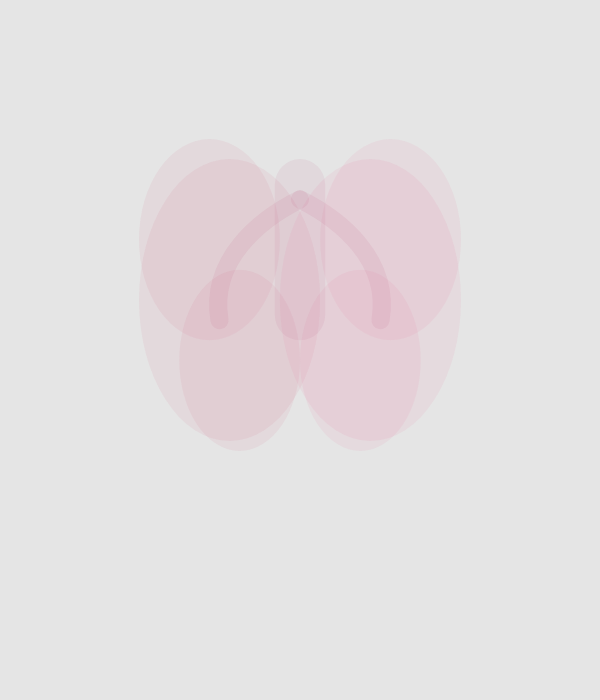
Frame 1 (no input)
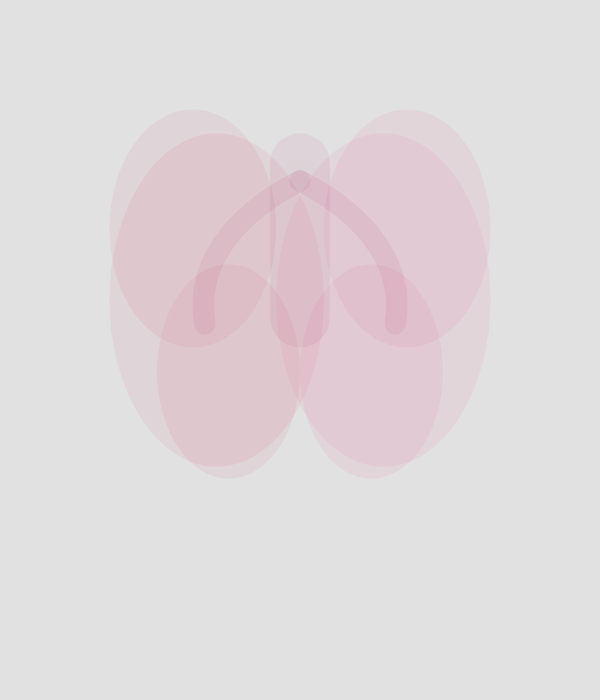
Frame 60 (no input)
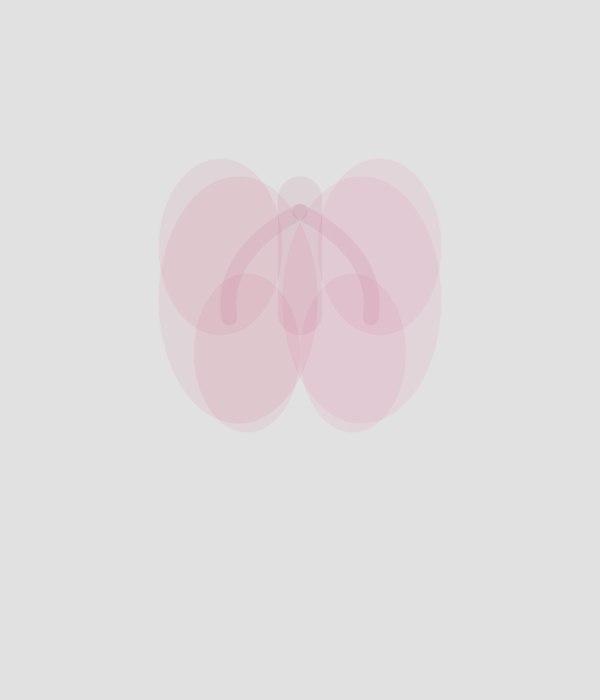
Frame 120 (the mouse pressed at the canvas centre since frame 60)

The p5.js sketch that drew these frames (run headless with seeded random() and noise() and a simulated clock; from frame 60 on, the mouse is pressed at the canvas centre):

// p5.js sketch
// ── sketch.js
let breath = 0; // Will oscillate between 0 and TWO_PI

function setup() {
  createCanvas(600, 700);
  angleMode(DEGREES);
}

function draw() {
  background(225,220);
  translate(width / 2, height / 2 - 50); // Center the lungs
  
  // Breathing animation: slow, natural rhythm
  breath += 0.01;
  let breatheAmount = sin(breath * 180) * 0.2 + 1; // Scales between ~0.6 and 1.4
  
  drawLungs(breatheAmount);
}

function drawLungs(scaleFactor) {
  push();
  scale(scaleFactor);
  
  // Main lung bodies (two symmetrical lobes)
  noStroke();
  
  // Left lung
  fill(200, 80, 120, 20);
  ellipse(-70, 0, 180, 280);
  ellipse(-90, -60, 140, 200);
  ellipse(-60, 60, 120, 180);
  
  // Right lung
  fill(220, 90, 140, 20);
  ellipse(70, 0, 180, 280);
  ellipse(90, -60, 140, 200);
  ellipse(60, 60, 120, 180);
  
  // Trachea (windpipe)
  fill(180, 70, 110,20);
  rect(-25, -140, 50, 180, 30);
  
  // Main bronchi branching into lungs
  stroke(180, 60, 100,20);
  strokeWeight(18);
  noFill();
  
  // Left main bronchus
  bezier(0, -100, -40, -80, -90, -40, -80, 20,);
  // Right main bronchus
  bezier(0, -100, 40, -80, 90, -40, 80, 20,);
  
  // Smaller bronchial branches (pulsing slightly)
  let pulse = sin(breath * 300) * 5 + 10;
  strokeWeight(pulse);
  
  // Left lung branches
  drawBranch(-80, 20, -110, -30);
  drawBranch(-80, 20, -50, -20);
  drawBranch(-80, 20, -100, 60);
  
  // Right lung branches
  drawBranch(80, 20, 110, -30);
  drawBranch(80, 20, 50, -20);
  drawBranch(80, 20, 100, 60);
  
  pop();
}

function drawBranch(x1, y1, x2, y2) {
  //stroke(180, 60, 100, 180, );
 // line(x1, y1, x2, y2);
  
  // Tiny sub-branches
  //strokeWeight(4,);
  //let midX = (x1 + x2) / 2;
  //let midY = (y1 + y2) / 2;
  //line(midX, midY, midX - 15, midY - 20);
  //line(midX, midY, midX + 15, midY + 20);
}
